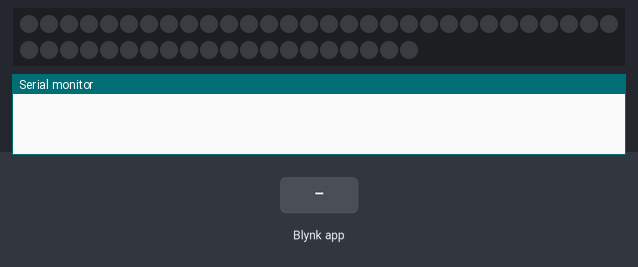
The sketch below on a simulated ESP8266 (NodeMCU). Shown: 50 RGB LEDs in strip order, left to right, continuing on the next row, the last lines printed to the serial monitor. The test bench sets the inputs (shaded band). Dim RGB values are drawn brighter than linear; WiFi joins after 1.5 s; servers stay silent unless stated.

Above: at 3.0 s.
3.1 s: Blynk app writes 1 to V2
At 3.6 s:
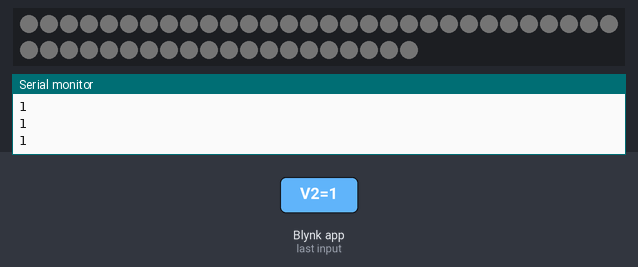
4.7 s: Blynk app writes 200 to V2
At 6.0 s:
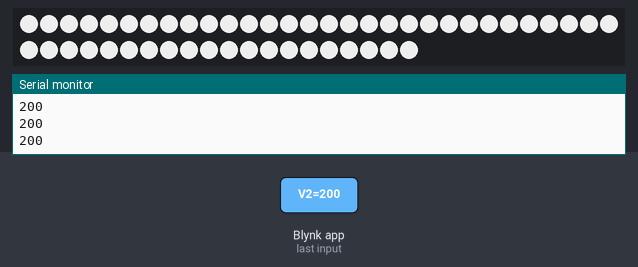
6.3 s: Blynk app writes 0 to V2
At 7.2 s:
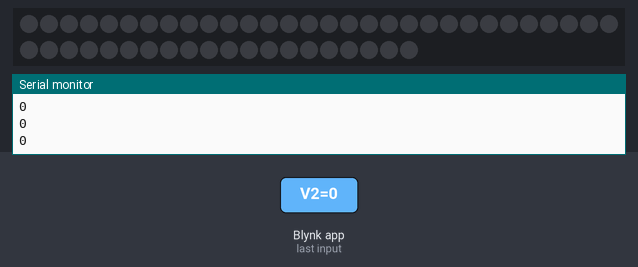
Timing chart, 0 to 9.3 s (numbered marks = the images above; inputs shaded):
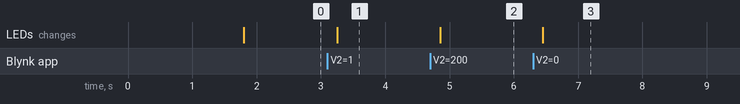

The sketch:

BlynkFastLed.ino
```cpp
#include <Adafruit_NeoPixel.h>
#include <SPI.h>
#include <BlynkSimpleEsp8266.h>
#include <ESP8266WiFi.h>

#define PIN D2
#define NUMPIXELS 50
#define BLYNK_PRINT Serial
Adafruit_NeoPixel pixels = Adafruit_NeoPixel(NUMPIXELS, PIN, NEO_GRB + NEO_KHZ400);

void setup()
{
Serial.begin(9600);
Blynk.begin("sFNM3CARqImQ-91cprti9p0o5C2qsEHz", "Realme 3", "123456789");
pixels.begin();
}
BLYNK_WRITE(V2)
{

int R = param[0].asInt();
int G = param[1].asInt();
int B = param[2].asInt();
Serial.println(R);
Serial.println(G);
Serial.println(B);
for(int i=0;i<NUMPIXELS;i++){

pixels.setPixelColor(i, pixels.Color(G,R,B));

pixels.show();
}
}

void loop()
{
Blynk.run();
}
```

Measured:
- after the input at 3.1 s, the LEDs: change after 0.15 s (image 1)
- after the input at 4.7 s, the LEDs: change after 0.15 s (image 2)
- after the input at 6.3 s, the LEDs: change after 0.15 s (image 3)
